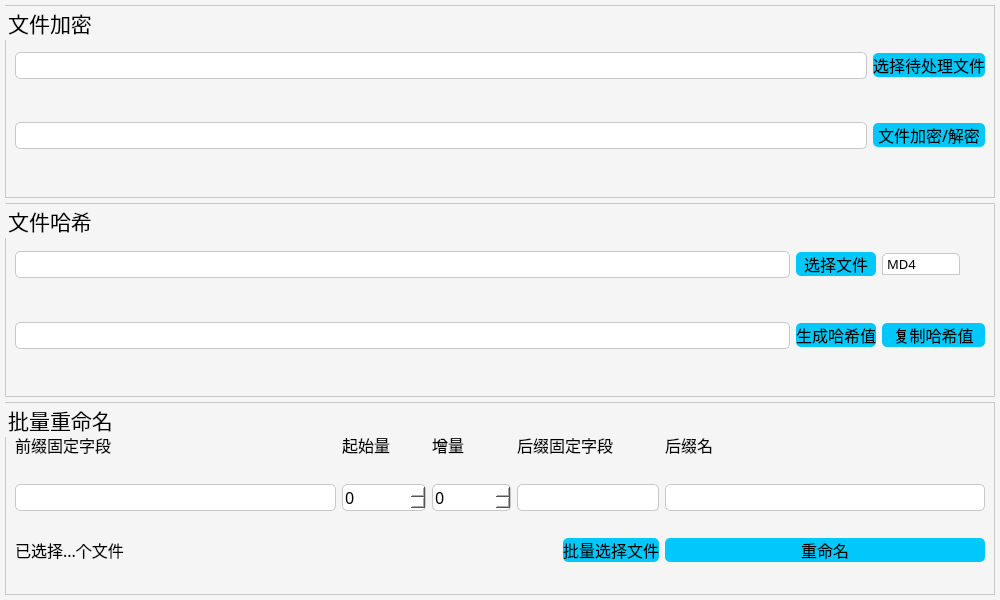
<?xml version="1.0" encoding="UTF-8"?>
<ui version="4.0">
 <class>Widget</class>
 <widget class="QWidget" name="Widget">
  <property name="geometry">
   <rect>
    <x>0</x>
    <y>0</y>
    <width>1000</width>
    <height>600</height>
   </rect>
  </property>
  <property name="windowTitle">
   <string>文件处理工具</string>
  </property>
  <property name="styleSheet">
   <string notr="true">QWidget{
	border:none;
	background-color: rgb(245, 245, 245);
}
QGroupBox{
	color: rgb(0, 0, 0);
	border:1px solid rgb(200,200,200);
}
QComboBox{
	border:1px solid rgb(200,200,200);
	border-top-left-radius: 5px;
	border-top-right-radius:5px;
	background-color: rgb(255, 255, 255);
	color:rgb(0,0,0);
}
QComboBox::drop-down{
	border:0px;
}
QComboBox QAbstractItemView{
	border:none;
	background-color:rgb(255, 255, 255);
	color:rgb(0,0,0);
	selection-background-color: rgb(200, 200, 200);
	selection-color:rgb(255, 255, 255);
}
QScrollBar:vertical{
	border: none;
	width:8px;
	margin: 0 0 0 0;
	background: transparent;
}
QScrollBar::handle:vertical{
	background: rgb(200, 200, 200);
	border-radius:4px;
}
QScrollBar::handle:vertical:hover{
	background: rgb(160, 160, 160);
	border-radius:4px;
}
QScrollBar::handle:vertical:pressed{
	background: rgb(5, 160, 255);
	border-radius:4px;
}
QScrollBar::add-page,QScrollBar::sub-page:vertical{
	background: transparent;
}
QScrollBar::add-line,QScrollBar::sub-line:vertical{
	background: transparent;
}
QLabel{
	color: rgb(0, 0, 0);
	background:transparent;
}
QLineEdit{
	border-radius:5px;
	border:1px solid rgb(200,200,200);
	background-color: rgb(255, 255, 255);
	color: rgb(0, 0, 0);
	selection-background-color: rgb(0, 0, 0);
	selection-color: rgb(255, 255, 255);
}
QPushButton{
	color: rgb(0, 0, 0);
	border-radius:5px;
	background-color: rgb(0, 200, 250);
}
QPushButton:hover{
	color: rgb(0, 0, 0);
	border-radius:5px;
	background-color: rgb(0, 210, 255);
}
QSpinBox {
	border:1px solid rgb(200,200,200);
	border-radius:5px;
	background-color: rgb(255, 255, 255);
}</string>
  </property>
  <layout class="QGridLayout" name="gridLayout">
   <property name="leftMargin">
    <number>5</number>
   </property>
   <property name="topMargin">
    <number>5</number>
   </property>
   <property name="rightMargin">
    <number>5</number>
   </property>
   <property name="bottomMargin">
    <number>5</number>
   </property>
   <property name="spacing">
    <number>5</number>
   </property>
   <item row="0" column="0">
    <widget class="QGroupBox" name="groupbox">
     <property name="font">
      <font>
       <family>楷体</family>
       <pointsize>16</pointsize>
      </font>
     </property>
     <property name="title">
      <string>文件加密</string>
     </property>
     <layout class="QGridLayout" name="gridLayout_3">
      <item row="0" column="0">
       <widget class="QLineEdit" name="filepathlineEdit_2">
        <property name="font">
         <font>
          <family>楷体</family>
          <pointsize>12</pointsize>
         </font>
        </property>
        <property name="readOnly">
         <bool>true</bool>
        </property>
       </widget>
      </item>
      <item row="0" column="1">
       <widget class="QPushButton" name="selectfileButton_2">
        <property name="font">
         <font>
          <family>楷体</family>
          <pointsize>12</pointsize>
         </font>
        </property>
        <property name="text">
         <string>选择待处理文件</string>
        </property>
       </widget>
      </item>
      <item row="1" column="0">
       <widget class="QLineEdit" name="keylineEdit">
        <property name="font">
         <font>
          <family>楷体</family>
          <pointsize>12</pointsize>
         </font>
        </property>
        <property name="readOnly">
         <bool>false</bool>
        </property>
       </widget>
      </item>
      <item row="1" column="1">
       <widget class="QPushButton" name="crypyButton">
        <property name="font">
         <font>
          <family>楷体</family>
          <pointsize>12</pointsize>
         </font>
        </property>
        <property name="text">
         <string>文件加密/解密</string>
        </property>
       </widget>
      </item>
     </layout>
    </widget>
   </item>
   <item row="1" column="0">
    <widget class="QGroupBox" name="groupbox_2">
     <property name="font">
      <font>
       <family>楷体</family>
       <pointsize>16</pointsize>
      </font>
     </property>
     <property name="title">
      <string>文件哈希</string>
     </property>
     <layout class="QGridLayout" name="gridLayout_2">
      <item row="0" column="0">
       <widget class="QLineEdit" name="filepathlineEdit">
        <property name="font">
         <font>
          <family>楷体</family>
          <pointsize>12</pointsize>
         </font>
        </property>
        <property name="readOnly">
         <bool>true</bool>
        </property>
       </widget>
      </item>
      <item row="0" column="3">
       <widget class="QToolButton" name="helpButton">
        <property name="text">
         <string/>
        </property>
        <property name="icon">
         <iconset resource="res.qrc">
          <normaloff>:/resource/help.png</normaloff>:/resource/help.png</iconset>
        </property>
        <property name="autoRaise">
         <bool>true</bool>
        </property>
       </widget>
      </item>
      <item row="1" column="2" colspan="2">
       <widget class="QPushButton" name="copyButton">
        <property name="font">
         <font>
          <family>楷体</family>
          <pointsize>12</pointsize>
         </font>
        </property>
        <property name="text">
         <string>复制哈希值</string>
        </property>
       </widget>
      </item>
      <item row="1" column="1">
       <widget class="QPushButton" name="generateButton">
        <property name="font">
         <font>
          <family>楷体</family>
          <pointsize>12</pointsize>
         </font>
        </property>
        <property name="text">
         <string>生成哈希值</string>
        </property>
       </widget>
      </item>
      <item row="0" column="2">
       <widget class="QComboBox" name="algorithmcomboBox">
        <property name="font">
         <font>
          <family>楷体</family>
          <pointsize>10</pointsize>
         </font>
        </property>
        <item>
         <property name="text">
          <string>MD4</string>
         </property>
        </item>
        <item>
         <property name="text">
          <string>MD5</string>
         </property>
        </item>
        <item>
         <property name="text">
          <string>SHA1</string>
         </property>
        </item>
        <item>
         <property name="text">
          <string>SHA2-224</string>
         </property>
        </item>
        <item>
         <property name="text">
          <string>SHA2-256</string>
         </property>
        </item>
        <item>
         <property name="text">
          <string>SHA2-384</string>
         </property>
        </item>
        <item>
         <property name="text">
          <string>SHA2-512</string>
         </property>
        </item>
        <item>
         <property name="text">
          <string>SHA3-224</string>
         </property>
        </item>
        <item>
         <property name="text">
          <string>SHA3-256</string>
         </property>
        </item>
        <item>
         <property name="text">
          <string>SHA3-384</string>
         </property>
        </item>
        <item>
         <property name="text">
          <string>SHA3-512</string>
         </property>
        </item>
       </widget>
      </item>
      <item row="1" column="0">
       <widget class="QLineEdit" name="hashvaluelineEdit">
        <property name="font">
         <font>
          <family>楷体</family>
          <pointsize>12</pointsize>
         </font>
        </property>
        <property name="readOnly">
         <bool>true</bool>
        </property>
       </widget>
      </item>
      <item row="0" column="1">
       <widget class="QPushButton" name="selectfileButton">
        <property name="font">
         <font>
          <family>楷体</family>
          <pointsize>12</pointsize>
         </font>
        </property>
        <property name="text">
         <string>选择文件</string>
        </property>
       </widget>
      </item>
     </layout>
    </widget>
   </item>
   <item row="2" column="0">
    <widget class="QGroupBox" name="groupbox_3">
     <property name="font">
      <font>
       <family>楷体</family>
       <pointsize>16</pointsize>
      </font>
     </property>
     <property name="title">
      <string>批量重命名</string>
     </property>
     <layout class="QGridLayout" name="gridLayout_4" rowminimumheight="0,0,0">
      <item row="0" column="0">
       <widget class="QLabel" name="prefixlabel">
        <property name="sizePolicy">
         <sizepolicy hsizetype="Preferred" vsizetype="Fixed">
          <horstretch>0</horstretch>
          <verstretch>0</verstretch>
         </sizepolicy>
        </property>
        <property name="font">
         <font>
          <family>楷体</family>
          <pointsize>12</pointsize>
         </font>
        </property>
        <property name="text">
         <string>前缀固定字段</string>
        </property>
       </widget>
      </item>
      <item row="0" column="1">
       <widget class="QLabel" name="numberlabel">
        <property name="sizePolicy">
         <sizepolicy hsizetype="Preferred" vsizetype="Fixed">
          <horstretch>0</horstretch>
          <verstretch>0</verstretch>
         </sizepolicy>
        </property>
        <property name="font">
         <font>
          <family>楷体</family>
          <pointsize>12</pointsize>
         </font>
        </property>
        <property name="text">
         <string>起始量</string>
        </property>
       </widget>
      </item>
      <item row="0" column="2">
       <widget class="QLabel" name="numberlabel_2">
        <property name="sizePolicy">
         <sizepolicy hsizetype="Preferred" vsizetype="Fixed">
          <horstretch>0</horstretch>
          <verstretch>0</verstretch>
         </sizepolicy>
        </property>
        <property name="font">
         <font>
          <family>楷体</family>
          <pointsize>12</pointsize>
         </font>
        </property>
        <property name="text">
         <string>增量</string>
        </property>
       </widget>
      </item>
      <item row="0" column="3" colspan="2">
       <widget class="QLabel" name="suffixlabel">
        <property name="sizePolicy">
         <sizepolicy hsizetype="Preferred" vsizetype="Fixed">
          <horstretch>0</horstretch>
          <verstretch>0</verstretch>
         </sizepolicy>
        </property>
        <property name="font">
         <font>
          <family>楷体</family>
          <pointsize>12</pointsize>
         </font>
        </property>
        <property name="text">
         <string>后缀固定字段</string>
        </property>
       </widget>
      </item>
      <item row="0" column="5">
       <widget class="QLabel" name="suffixlabel_2">
        <property name="sizePolicy">
         <sizepolicy hsizetype="Preferred" vsizetype="Fixed">
          <horstretch>0</horstretch>
          <verstretch>0</verstretch>
         </sizepolicy>
        </property>
        <property name="font">
         <font>
          <family>楷体</family>
          <pointsize>12</pointsize>
         </font>
        </property>
        <property name="text">
         <string>后缀名</string>
        </property>
       </widget>
      </item>
      <item row="1" column="0">
       <widget class="QLineEdit" name="prefixlineEdit">
        <property name="font">
         <font>
          <family>楷体</family>
          <pointsize>12</pointsize>
         </font>
        </property>
        <property name="readOnly">
         <bool>false</bool>
        </property>
       </widget>
      </item>
      <item row="1" column="1">
       <widget class="QSpinBox" name="spinBox">
        <property name="font">
         <font>
          <family>楷体</family>
          <pointsize>12</pointsize>
         </font>
        </property>
        <property name="minimum">
         <number>-999999999</number>
        </property>
        <property name="maximum">
         <number>999999999</number>
        </property>
       </widget>
      </item>
      <item row="1" column="2">
       <widget class="QSpinBox" name="spinBox_2">
        <property name="font">
         <font>
          <family>楷体</family>
          <pointsize>12</pointsize>
         </font>
        </property>
        <property name="minimum">
         <number>0</number>
        </property>
        <property name="maximum">
         <number>999999999</number>
        </property>
       </widget>
      </item>
      <item row="1" column="3" colspan="2">
       <widget class="QLineEdit" name="suffixlineEdit">
        <property name="font">
         <font>
          <family>楷体</family>
          <pointsize>12</pointsize>
         </font>
        </property>
        <property name="readOnly">
         <bool>false</bool>
        </property>
       </widget>
      </item>
      <item row="1" column="5">
       <widget class="QLineEdit" name="suffixlineEdit_2">
        <property name="font">
         <font>
          <family>楷体</family>
          <pointsize>12</pointsize>
         </font>
        </property>
        <property name="readOnly">
         <bool>false</bool>
        </property>
       </widget>
      </item>
      <item row="2" column="0" colspan="4">
       <widget class="QLabel" name="filelabel">
        <property name="font">
         <font>
          <family>楷体</family>
          <pointsize>12</pointsize>
         </font>
        </property>
        <property name="text">
         <string>已选择...个文件</string>
        </property>
       </widget>
      </item>
      <item row="2" column="4">
       <widget class="QPushButton" name="selectfileButton_3">
        <property name="font">
         <font>
          <family>楷体</family>
          <pointsize>12</pointsize>
         </font>
        </property>
        <property name="text">
         <string>批量选择文件</string>
        </property>
       </widget>
      </item>
      <item row="2" column="5">
       <widget class="QPushButton" name="renameButton">
        <property name="font">
         <font>
          <family>楷体</family>
          <pointsize>12</pointsize>
         </font>
        </property>
        <property name="text">
         <string>重命名</string>
        </property>
       </widget>
      </item>
     </layout>
    </widget>
   </item>
  </layout>
 </widget>
 <resources>
  <include location="res.qrc"/>
 </resources>
 <connections/>
</ui>
